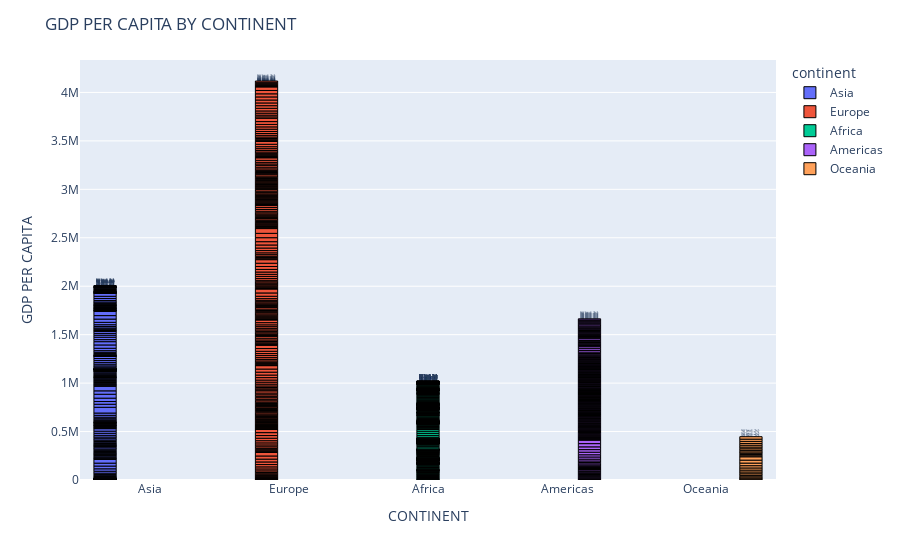

Notebook code cell kept with this figure:
### Markdown cell above
# E.D.A

### Code cell
dfs = df.groupby("continent")["gdpPercap"].head()
fig = px.bar(df,x="continent", y="gdpPercap", color="continent", barmode="group")
fig.update_traces(texttemplate='%{text:.2s}', textposition='outside')
fig.update_traces(marker=dict(line=dict(width=1, color='RGB(0, 0, 0)')))
fig.update_layout(title="GDP PER CAPITA BY CONTINENT", xaxis_title="CONTINENT", yaxis_title="GDP PER CAPITA")

### Figure 1 — Plotly figure (JSON) as saved in the notebook; plotly's stock layout.template omitted (floating-point values rounded to 4 significant figures; data arrays with more than 128 entries replaced by an {"elided": "..."} marker saying what was removed)
{"data": [{"alignmentgroup": "True", "hovertemplate": "continent=%{x}<br>gdpPercap=%{y}<extra></extra>", "legendgroup": "Asia", "marker": {"color": "#636efa", "line": {"color": "RGB(0, 0, 0)", "width": 1}, "pattern": {"shape": ""}}, "name": "Asia", "offsetgroup": "Asia", "orientation": "v", "showlegend": true, "textposition": "outside", "texttemplate": "%{text:.2s}", "type": "bar", "x": {"elided": "283 str values"}, "xaxis": "x", "y": {"elided": "283 float values"}, "yaxis": "y"}, {"alignmentgroup": "True", "hovertemplate": "continent=%{x}<br>gdpPercap=%{y}<extra></extra>", "legendgroup": "Europe", "marker": {"color": "#EF553B", "line": {"color": "RGB(0, 0, 0)", "width": 1}, "pattern": {"shape": ""}}, "name": "Europe", "offsetgroup": "Europe", "orientation": "v", "showlegend": true, "textposition": "outside", "texttemplate": "%{text:.2s}", "type": "bar", "x": {"elided": "299 str values"}, "xaxis": "x", "y": {"elided": "299 float values"}, "yaxis": "y"}, {"alignmentgroup": "True", "hovertemplate": "continent=%{x}<br>gdpPercap=%{y}<extra></extra>", "legendgroup": "Africa", "marker": {"color": "#00cc96", "line": {"color": "RGB(0, 0, 0)", "width": 1}, "pattern": {"shape": ""}}, "name": "Africa", "offsetgroup": "Africa", "orientation": "v", "showlegend": true, "textposition": "outside", "texttemplate": "%{text:.2s}", "type": "bar", "x": {"elided": "493 str values"}, "xaxis": "x", "y": {"elided": "493 float values"}, "yaxis": "y"}, {"alignmentgroup": "True", "hovertemplate": "continent=%{x}<br>gdpPercap=%{y}<extra></extra>", "legendgroup": "Americas", "marker": {"color": "#ab63fa", "line": {"color": "RGB(0, 0, 0)", "width": 1}, "pattern": {"shape": ""}}, "name": "Americas", "offsetgroup": "Americas", "orientation": "v", "showlegend": true, "textposition": "outside", "texttemplate": "%{text:.2s}", "type": "bar", "x": {"elided": "263 str values"}, "xaxis": "x", "y": {"elided": "263 float values"}, "yaxis": "y"}, {"alignmentgroup": "True", "hovertemplate": "continent=%{x}<br>gdpPercap=%{y}<extra></extra>", "legendgroup": "Oceania", "marker": {"color": "#FFA15A", "line": {"color": "RGB(0, 0, 0)", "width": 1}, "pattern": {"shape": ""}}, "name": "Oceania", "offsetgroup": "Oceania", "orientation": "v", "showlegend": true, "textposition": "outside", "texttemplate": "%{text:.2s}", "type": "bar", "x": ["Oceania", "Oceania", "Oceania", "Oceania", "Oceania", "Oceania", "Oceania", "Oceania", "Oceania", "Oceania", "Oceania", "Oceania", "Oceania", "Oceania", "Oceania", "Oceania", "Oceania", "Oceania", "Oceania", "Oceania", "Oceania", "Oceania", "Oceania", "Oceania"], "xaxis": "x", "y": [10040.0, 10950.0, 12220.0, 14530.0, 16790.0, 18330.0, 19480.0, 21890.0, 23420.0, 27000.0, 30690.0, 34440.0, 10560.0, 12250.0, 13180.0, 14460.0, 16050.0, 16230.0, 17630.0, 19010.0, 18360.0, 21050.0, 23190.0, 25190.0], "yaxis": "y"}], "layout": {"barmode": "group", "legend": {"title": {"text": "continent"}, "tracegroupgap": 0}, "margin": {"t": 60}, "title": {"text": "GDP PER CAPITA BY CONTINENT"}, "xaxis": {"anchor": "y", "categoryarray": ["Asia", "Europe", "Africa", "Americas", "Oceania"], "categoryorder": "array", "domain": [0, 1], "title": {"text": "CONTINENT"}}, "yaxis": {"anchor": "x", "domain": [0, 1], "title": {"text": "GDP PER CAPITA"}}}}
